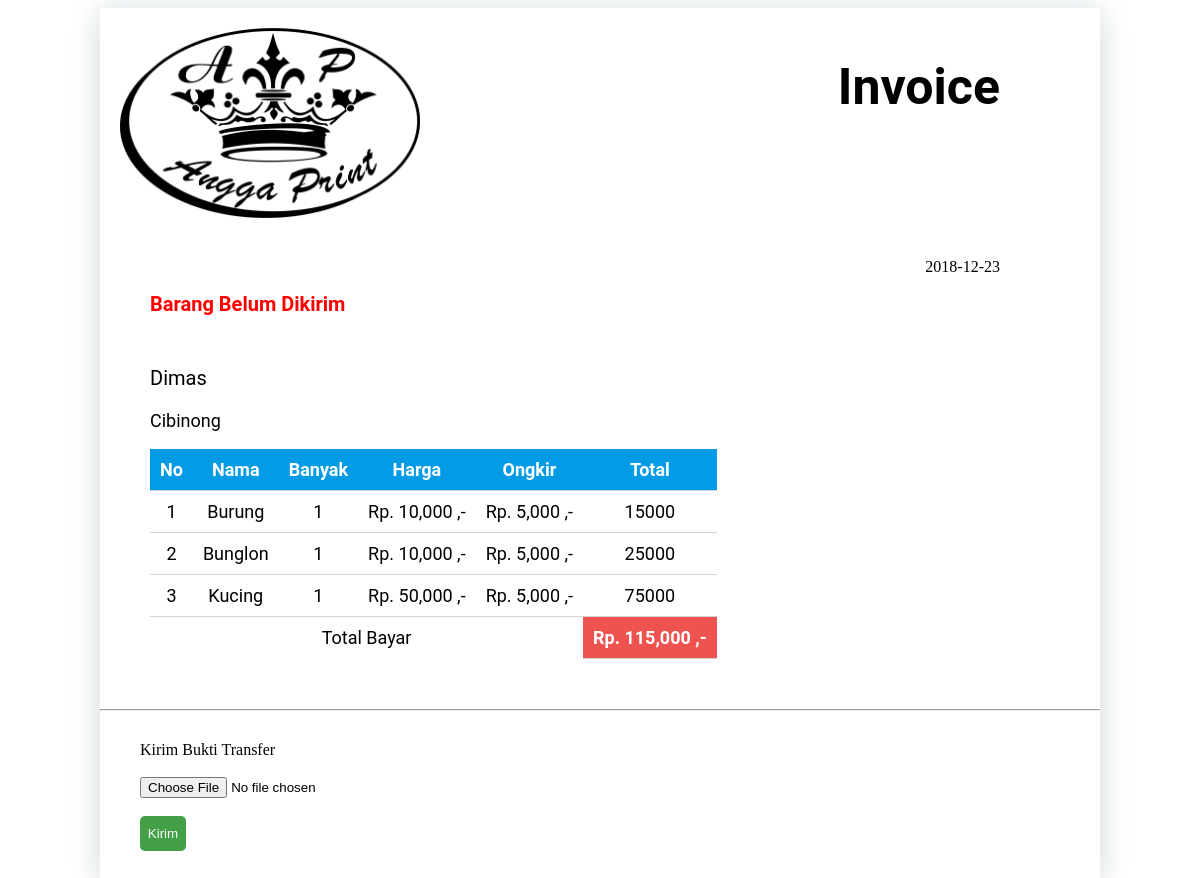
Screenshot of /invoice.php?inv=INV2312182 with the database file from the repository.
### tables this page shows
CREATE TABLE IF NOT EXISTS `tbl_pembelian` (
  `id_pembelian` int(11) NOT NULL,
  `invoice` varchar(10) NOT NULL,
  `tgl_pembelian` date NOT NULL,
  `id_pelanggan` int(11) NOT NULL,
  `id_produk` int(11) NOT NULL,
  `banyak` int(5) NOT NULL,
  `id_kurir` int(11) NOT NULL,
  `total_bayar` int(11) NOT NULL,
  `status` int(1) NOT NULL,
  `img` text NOT NULL
);

CREATE TABLE IF NOT EXISTS `tbl_pelanggan` (
  `id_pelanggan` int(11) NOT NULL,
  `id_user` int(11) NOT NULL,
  `nama_pelanggan` varchar(50) NOT NULL,
  `alamat` text NOT NULL,
  `email` text NOT NULL,
  `no_hp` int(13) NOT NULL
);

CREATE TABLE IF NOT EXISTS `tbl_produk` (
  `id_produk` int(11) NOT NULL,
  `kode_produk` varchar(50) NOT NULL,
  `nama_produk` varchar(50) NOT NULL,
  `stok` int(5) NOT NULL,
  `deskripsi` text NOT NULL,
  `harga` int(11) NOT NULL,
  `img` text NOT NULL
);

CREATE TABLE IF NOT EXISTS `tbl_kurir` (
  `id_kurir` int(11) NOT NULL,
  `nama_kurir` varchar(50) NOT NULL,
  `harga` int(11) NOT NULL
);

### config/class.php (called while the page is built, shortened)
<?php
class database
{
	private $dbhost = "localhost";
	private $dbuser = "root";
	private $dbpass = "";
	private $dbnama = "ecommerce";
	public $aksi;
	function koneksi()
	{
		$this->aksi = new mysqli($this->dbhost, $this->dbuser, $this->dbpass, $this->dbnama);
	}
	function tampil($sql)
	{
		$hasil = $this->aksi->query($sql) or die($this->aksi->error);
		if ($hasil) {
			return $hasil;
		}
	}
}
?>

### invoice.php (the view, shortened to what this page needs)
<?php
include 'config/class.php';
$db = new database();
if (isset($_GET['inv'])) {
	$inv = $_GET['inv'];
	$sql = "SELECT a.total_bayar, a.banyak, a.status, b.nama_pelanggan, a.id_pembelian, c.harga AS harga_produk, c.nama_produk, d.harga AS harga_kurir FROM tbl_pembelian a
	INNER JOIN tbl_pelanggan b ON a.id_pelanggan=b.id_pelanggan
	INNER JOIN tbl_produk c ON a.id_produk=c.id_produk
	INNER JOIN tbl_kurir d ON a.id_kurir=d.id_kurir WHERE invoice='$inv'";
	$sql1 = "SELECT * FROM tbl_pembelian a INNER JOIN tbl_pelanggan b ON a.id_pelanggan=b.id_pelanggan WHERE invoice='$inv' GROUP BY invoice ORDER BY id_pembelian ASC";
	$baca = $db->tampil($sql);
	$baca1 = $db->tampil($sql1);
?>
<!DOCTYPE html>
<html>
<head>
	<link rel="stylesheet" type="text/css" href="css/style.css" />
</head>
<body>
<div class="container-inv">
<?php
while ($data1 = $baca1->fetch_array()) {
?>
	<img src="img/logo.png" class="img-inv">
	<p class="invoice-inv" style="font-weight: bolder;">Invoice</p>
	<p style="clear: right; float: right; margin-right: 100px;"><?php echo $data1['tgl_pembelian']; ?> </p>
	<p class="nama-inv" style="font-weight: bold;"><?php if($data1['status'] == 1){ echo "<font color='red'>Barang Belum Dikirim</font>"; }elseif($data1['status'] == 2){ echo "<font color='green'>Barang Sedang Dikirim</font>"; }else{ echo "<font color='green'>Barang Sudah Sampai</font>"; }; ?></p>
	<p class="nama-inv"><?php echo $data1['nama_pelanggan']; ?></p>
	<p style="margin-left: 50px; font: 18px roboto;"><?php echo $data1['alamat']; ?></p>
<?php } ?>
	<table cellspacing="0" cellpadding="10" class="table-inv">
		<tr align="center" style="background-color: #039be5; font-weight: bold; color: white;">
			<td>No</td>
			<td>Nama</td>
			<td>Banyak</td>
			<td>Harga</td>
			<td>Ongkir</td>
			<td>Total</td>
		</tr>
<?php
$no = 1;
$total=0;
while ($data = $baca->fetch_array()) {
?>
		<tr align="center">
			<td><?php echo $no++; ?></td>
			<td><?php echo $data['nama_produk']; ?></td>
			<td><?php echo $data['banyak']; ?></td>
			<td><?php echo "Rp. ".number_format($data['harga_produk'])." ,-"; ?></td>
			<td><?php echo "Rp. ".number_format($data['harga_kurir'])." ,-"; ?></td>
			<td><?php echo $data['total_bayar']; ?></td>
		</tr>
<?php $total += $data['total_bayar']; }  ?>
		<tr align="center">
			<td colspan="5" style="border: none; background-color: white; ">Total Bayar</td>
			<td style="color: white; background-color: #ef5350;font-weight: bolder;"><?php echo "Rp. ".number_format($total)." ,-"; ?></td>
		</tr>
	</table>
	<hr>
	<div class="transfer-inv">
		<form action="" method="POST" enctype="multipart/form-data">
			<label>Kirim Bukti Transfer</label><br><br>
			<input type="file" name="bukti" required><br><br>
			<input class="btn" type="submit" name="kirim" value="Kirim">
		</form>
	</div>
</div>
</body>
</html>
<?php } ?>

### css/style.css (style rules this page uses)
.btn { border: none; display: inline-block; color: white; background-color: #43a047; text-decoration: none; padding: 10px 0px; width: 5%; border-radius: 5px; }
.container-inv { width: 1000px; min-height: 790px; height: auto; margin: auto; align-content: center; box-shadow: 0px 3px 30px #cfd8dc; }
.container-inv .img-inv { width: 300px; height: auto; margin: 20px 20px; }
.container-inv .invoice-inv { display: inline-block; float: right; font: 50px roboto; margin-right: 100px; }
.container-inv .nama-inv { margin-top: 50px; margin-left: 50px; font: 20px roboto; }
.container-inv .table-inv { margin-left: 50px; font: 18px roboto; margin-bottom: 50px; }
.container-inv th, td { border-bottom: 1px solid lightgrey; }
.container-inv .transfer-inv { margin: 20px 30px; padding: 10px 10px; }

### rows the page displays
tbl_pembelian: tgl_pembelian "2018-12-23", status "Barang Belum Dikirim", id_pelanggan.nama_pelanggan "Dimas", id_pelanggan.alamat "Cibinong", id_produk.nama_produk "Burung", banyak "1", id_produk.harga "10,000", id_kurir.harga "5,000", total_bayar "15000"
tbl_pembelian: id_produk.nama_produk "Bunglon", banyak "1", id_produk.harga "10,000", id_kurir.harga "5,000", total_bayar "25000"
tbl_pembelian: id_produk.nama_produk "Kucing", banyak "1", id_produk.harga "50,000", id_kurir.harga "5,000", total_bayar "75000"

### other values shown
$total "115,000"
